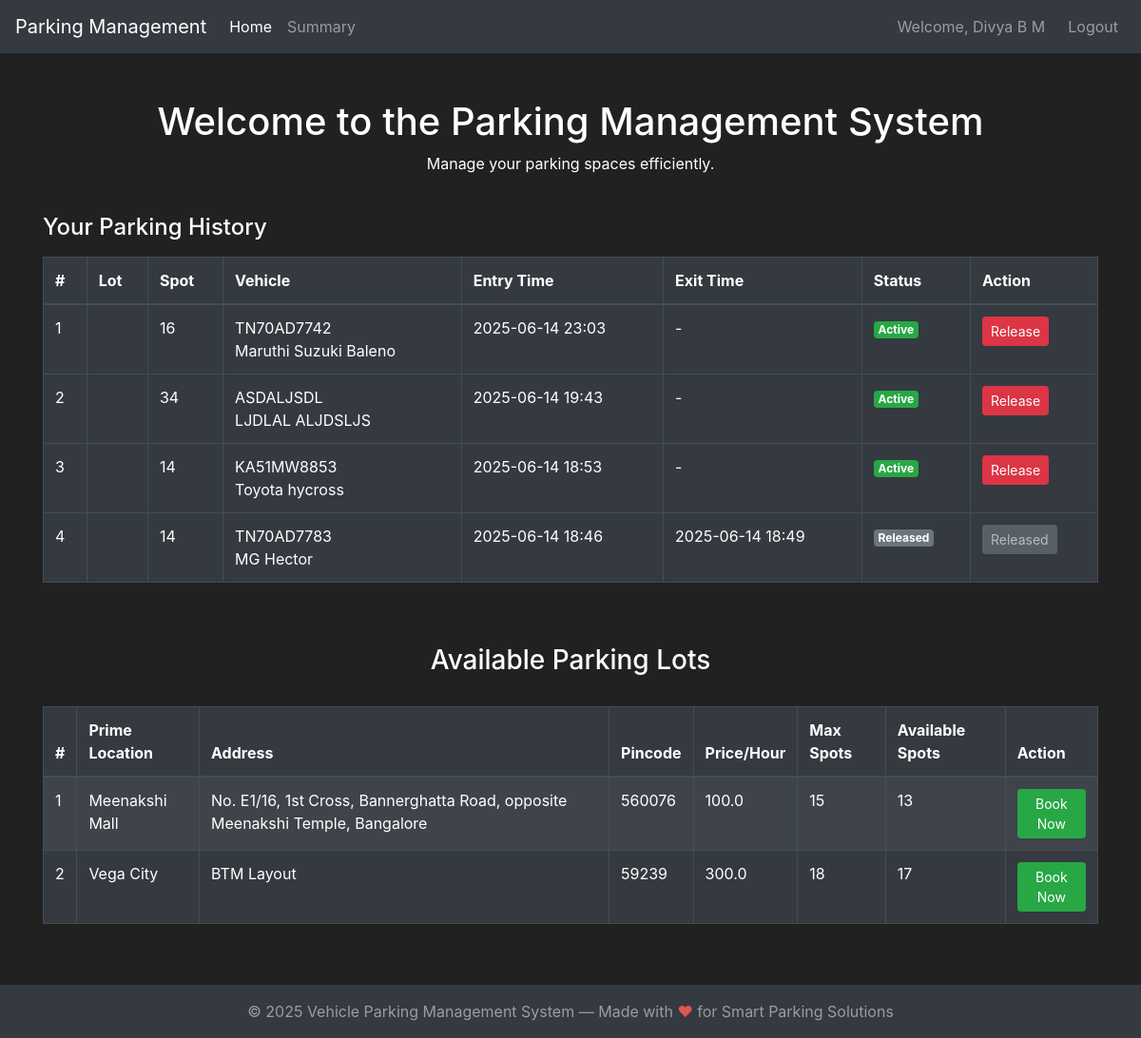
Page / (signed in) on the earlier database version.
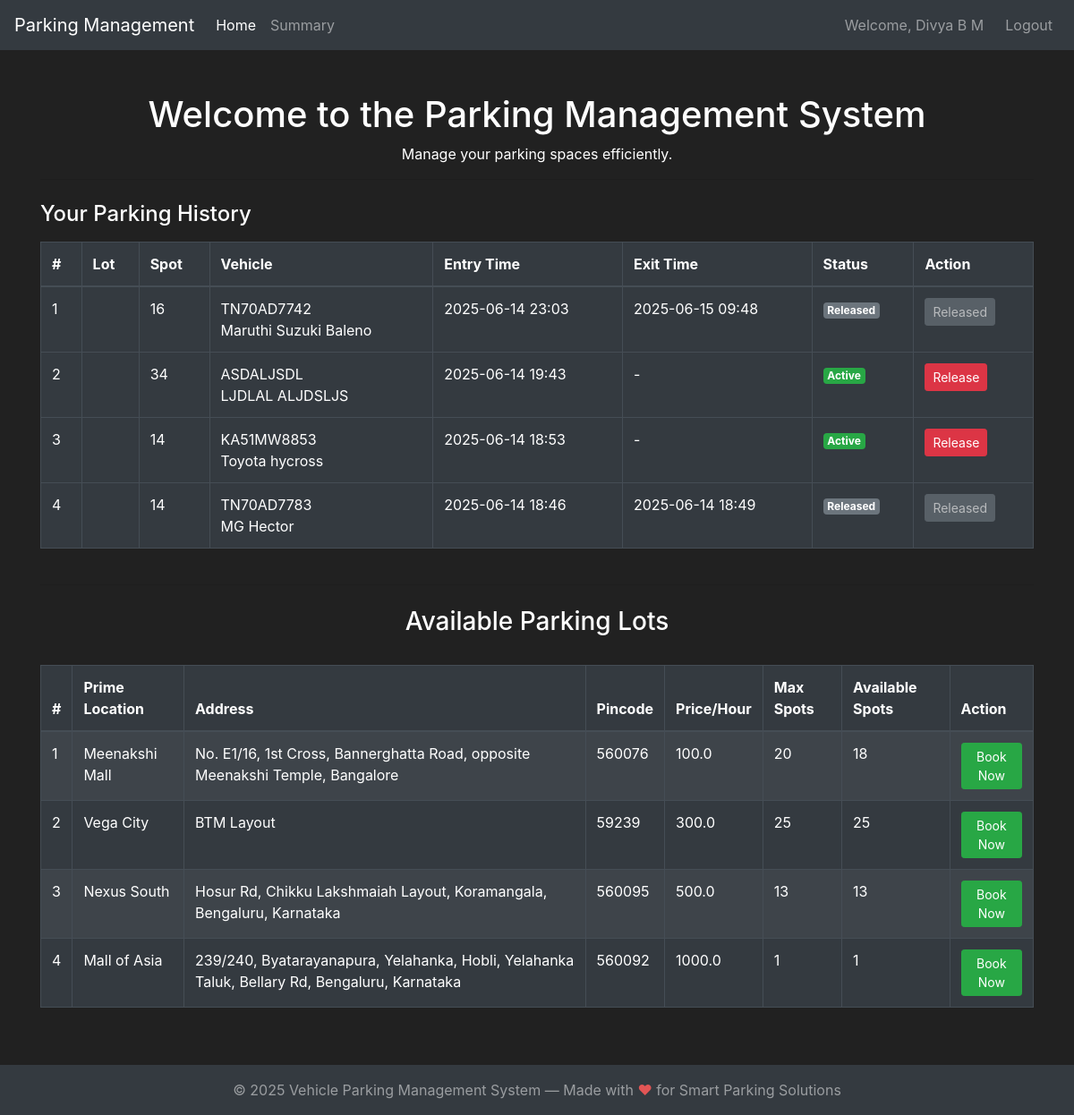
Same page on the later database version.
### parkingManagement/modals.py (models this page shows)
class Booking(db.Model):
    id = db.Column(db.Integer(), primary_key=True)
    spot_id = db.Column(db.Integer(), db.ForeignKey('parking_spot.id'), nullable=False)
    user_id = db.Column(db.Integer(), db.ForeignKey('user.id'), nullable=False)
    entry_time = db.Column(db.DateTime(), nullable=False)
    exit_time = db.Column(db.DateTime(), nullable=True)
    vehicle_number = db.Column(db.String(length=20), nullable=False)
    vehicle_brand = db.Column(db.String(length=30), nullable=False)
    vehicle_model = db.Column(db.String(length=30), nullable=False)
    cost = db.Column(db.Float(), nullable=False)

class ParkingLot(db.Model):
    id = db.Column(db.Integer(), primary_key=True)
    prime_location = db.Column(db.String(length=100), nullable=False)
    address = db.Column(db.String(length=100), nullable=False)
    pincode = db.Column(db.String(length=10), nullable=False)
    price_per_hour = db.Column(db.Float(), nullable=False)
    max_spots = db.Column(db.Integer(), nullable=False)
    revenue_per_lot = db.Column(db.Float(), nullable=False)

### parkingManagement/controllers.py (the view)
@app.route('/')
def home_page():
    if not current_user.is_authenticated:
        return render_template('public_home.html', active_page='home')
    parking_lots = ParkingLot.query.all()
    booking_form = BookingForm()
    user_history = []
    allocated_spot = session.pop('allocated_spot', None)
    allocated_lot = session.pop('allocated_lot', None)
    lots_with_occupied = []
    for lot in parking_lots:
        occupied_spots = ParkingSpot.query.filter_by(parking_lot_id=lot.id, status='occupied').count()
        lot_dict = lot.__dict__.copy()
        lot_dict['occupied_spots'] = occupied_spots
        lots_with_occupied.append(lot_dict)
    if current_user.is_authenticated:
        user_history = Booking.query.filter_by(user_id=current_user.id).order_by(Booking.entry_time.desc()).all()
    return render_template(
        'home.html',
        active_page='home',
        parking_lots=lots_with_occupied,
        booking_form=booking_form,
        user_history=user_history,
        allocated_spot=allocated_spot,
        allocated_lot=allocated_lot
    )

### parkingManagement/modals.py (called while the page is built)
@login_manager.user_loader
def load_user(user_id):
    return User.query.get(int(user_id))

### parkingManagement/templates/home.html (shortened to what the changed rows need)
{% extends 'base.html' %}
{% block content %}
    <div class="container mt-5">
        <h1 class="text-center">Welcome to the Parking Management System</h1>
        {% if user_history %}
        <div class="table-responsive mb-4">
            <table class="table table-dark table-bordered">
                <thead>
                    <tr>
                        <th>#</th>
                        <th>Lot</th>
                        <th>Spot</th>
                        <th>Vehicle</th>
                        <th>Entry Time</th>
                        <th>Exit Time</th>
                        <th>Status</th>
                        <th>Action</th>
                    </tr>
                </thead>
                <tbody>
                    {% for booking in user_history %}
                    <tr>
                        <td>{{ loop.index }}</td>
                        <td>{{ booking.spot_id and booking.spot.parking_lot_id and booking.spot.parking_lot.prime_location if booking.spot and booking.spot.parking_lot else '' }}</td>
                        <td>{{ booking.spot_id }}</td>
                        <td>{{ booking.vehicle_number }}<br>{{ booking.vehicle_brand }} {{ booking.vehicle_model }}</td>
                        <td>{{ booking.entry_time.strftime('%Y-%m-%d %H:%M') if booking.entry_time else '' }}</td>
                        <td>{{ booking.exit_time.strftime('%Y-%m-%d %H:%M') if booking.exit_time else '-' }}</td>
                        <td>
                            {% if booking.exit_time %}
                                <span class="badge badge-secondary">Released</span>
                            {% else %}
                                <span class="badge badge-success">Active</span>
                            {% endif %}
                        </td>
                        <td>
                            {% if not booking.exit_time %}
                            <button type="button" class="btn btn-danger btn-sm release-btn" data-booking-id="{{ booking.id }}">Release</button>
                            {% else %}
                                <button class="btn btn-secondary btn-sm" disabled>Released</button>
                            {% endif %}
                        </td>
                    </tr>
                    {% endfor %}
                </tbody>
            </table>
        </div>
        {% endif %}
        <div class="table-responsive">
            <table class="table table-dark table-striped table-bordered mt-3">
                <thead>
                    <tr>
                        <th>#</th>
                        <th>Prime Location</th>
                        <th>Address</th>
                        <th>Pincode</th>
                        <th>Price/Hour</th>
                        <th>Max Spots</th>
                        <th>Available Spots</th>
                        <th>Action</th>
                    </tr>
                </thead>
                <tbody>
                    {% for lot in parking_lots %}
                    <tr>
                        <td>{{ loop.index }}</td>
                        <td>{{ lot.prime_location }}</td>
                        <td>{{ lot.address }}</td>
                        <td>{{ lot.pincode }}</td>
                        <td>{{ lot.price_per_hour }}</td>
                        <td>{{ lot.max_spots }}</td>
                        <td>{{ lot.max_spots - (lot.occupied_spots if lot.occupied_spots is defined else 0) }}</td>
                        <td>
                            {% set available_spots = lot.max_spots - (lot.occupied_spots if lot.occupied_spots is defined else 0) %}
                            <button type="button" class="btn btn-sm book-now-button {% if available_spots == 0 %}btn-danger disabled{% else %}btn-success{% endif %}" data-toggle="modal" data-target="#bookModal" data-lot-id="{{ lot.id }}" data-lot-location="{{ lot.prime_location }}" {% if available_spots == 0 %}disabled{% endif %}>Book Now</button>
                        </td>
                    </tr>
                    {% else %}
                    <tr>
                        <td colspan="7" class="text-center">No parking lots available.</td>
                    </tr>
                    {% endfor %}
                </tbody>
            </table>
        </div>
    </div>
{% endblock %}

Differences in the rows shown:
changed Booking "TN70AD7742": exit_time "-" → "2025-06-15 09:48"; exit_time "Active Release" → "Released Released"
changed ParkingLot "Meenakshi Mall": max_spots "15" → "20"; max_spots "13" → "18"
changed ParkingLot "Vega City": max_spots "18" → "25"; max_spots "17" → "25"
added ParkingLot: prime_location "Nexus South", address "Hosur Rd, Chikku Lakshmaiah Layout, Koramangala, Bengaluru, Karnataka", pincode "560095", price_per_hour "500.0", max_spots "13"
added ParkingLot: prime_location "Mall of Asia", address "239/240, Byatarayanapura, Yelahanka, Hobli, Yelahanka Taluk, Bellary Rd, Bengaluru, Karnataka", pincode "560092", price_per_hour "1000.0", max_spots "1"
